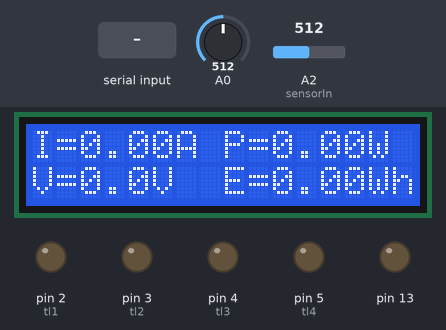
The sketch below on a simulated Arduino Uno, built with avr-gcc and run on an emulated ATmega328P. Shown: 16×2 character LCD, output pins drawn as LEDs (lit = HIGH). The inputs (shaded band) are chosen by the test bench; at power-on: A0 = 512, A2 (sensorIn) = 512. What the sketch prints to the serial monitor is not drawn.

Above: at 1.1 s.
1.7 s: "1\n" received over Serial
At 3.9 s:
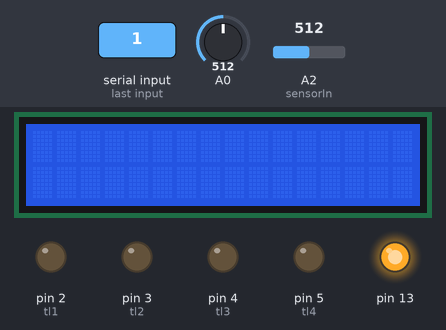
6.9 s: byte 50 ('2') received over Serial
At 8.5 s:
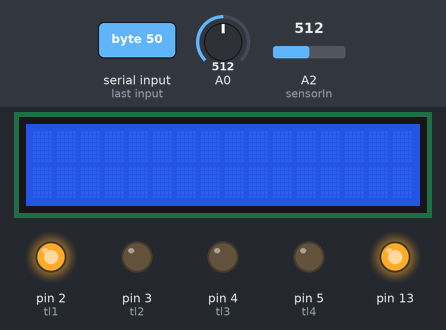
12.1 s: byte 48 ('0') received over Serial
At 13.1 s:
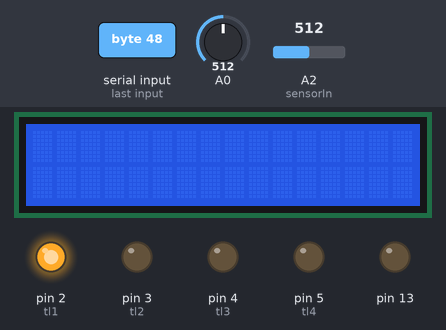
16.9 s: byte 52 ('4') received over Serial
At 17.7 s:
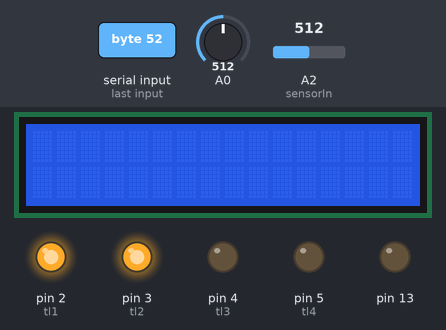
21.5 s: byte 51 ('3') received over Serial
At 22.3 s:
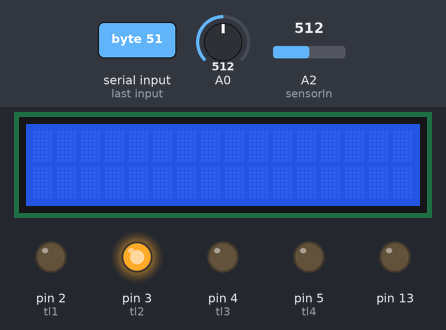
26.1 s: byte 54 ('6') received over Serial
At 26.4 s:
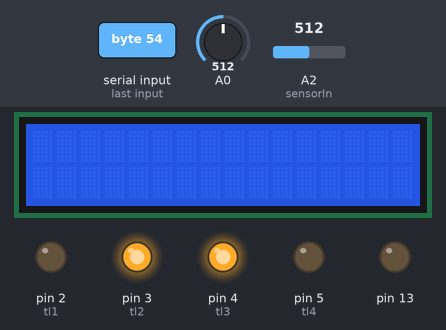
Timing chart, 0 to 29.1 s (numbered marks = the images above; inputs shaded):
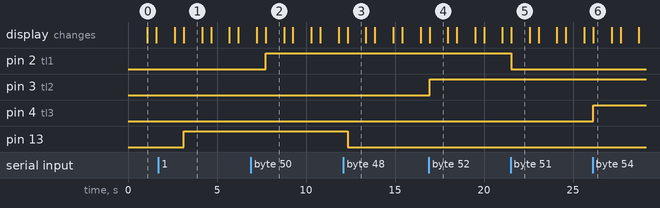

The sketch:

LKP2.ino
```cpp
//LCD config
#include <Wire.h>
#include <LCD.h>
#include "RTClib.h"
#include <LiquidCrystal_I2C.h>
LiquidCrystal_I2C  lcd(0x20,2,1,0,4,5,6,7);   //sometimes the adress is not 0x3f. Change to 0x27 if it dosn't work.
////////////////////////////////////////////////////////////////////////////////////////////////////////

char data = 0;
int tl1 = 2;
int tl2 = 3;
int tl3 = 4;
int tl4 = 5;

void setup(){
   Serial.begin(9600);
   lcd.begin (16,2); // for 16 x 2 LCD module
  lcd.setBacklightPin(3,POSITIVE);
  lcd.setBacklight(HIGH);
  pinMode (tl1, OUTPUT);
  pinMode (tl2, OUTPUT);
  pinMode (tl3, OUTPUT);
  pinMode (tl4, OUTPUT);
  pinMode (13, OUTPUT);
  pinMode(A0,INPUT);
   }

//Ampere Meter
const int sensorIn = 2; //Connect current sensor with A2 of Arduino
int mVperAmp = 66; // use 100 for 20A Module and 66 for 30A Module
double Voltage = 0; //voltage measuring
double VRMS = 0;
double AmpsRMS = 0;

//Volt meter
int analogInput = 0;
float vout = 0;
float vin = 0;
int vol = 0;


// daya
float daya= 0;

//watt hours
unsigned long msec = 0;
float time = 0.0;
int sample = 0;
float totalCharge = 0.0;
float averageAmps = 0.0;
float ampSeconds = 0.0;
float ampHours = 0.0;
float wattHours = 0.0;

//Amper Meter
void amper(){

Voltage = getVPP();
 VRMS = (Voltage/2.0) *0.707;
 AmpsRMS = (VRMS * 1000)/mVperAmp;
 Serial.print(AmpsRMS);
 //Serial.println(" Amps RMS");
//Prints on the serial port
 lcd.setCursor(0,0);
 lcd.print("I=");
 lcd.print(AmpsRMS);
 lcd.print("A"); //unit for the current to be measured
}
float getVPP()
{
  float result;
  int readValue;             //value read from the sensor
  int maxValue = 0;          // store max value here
  int minValue = 1024;          // store min value here

   uint32_t start_time = millis();
   while((millis()-start_time) < 1000) //sample for 1 Sec
   {
       readValue = analogRead(sensorIn);
       // see if you have a new maxValue
       if (readValue > maxValue)
       {
           /*record the maximum sensor value*/
           maxValue = readValue;
       }
       if (readValue < minValue)
       {
           /*record the maximum sensor value*/
           minValue = readValue;
       }
   }
   // Subtract min from max
   result = ((maxValue - minValue) * 5.0)/1024.0;
   return result;
 }

void volt(){
  //Volt Meter
 vol = analogRead(A0);
   vout =((311/1023)*vol); //Perhitungan
   vin=(vout/sqrt(2));
lcd.setCursor(0, 1);
lcd.print("V=");
lcd.print(vin,1);
lcd.print("V");
//Serial.print("volt");
//Serial.print(vin,1);
//Serial.print("V");
}

void dayaDisp(){
   daya=(vin*AmpsRMS);
 lcd.setCursor(8,0);
 lcd.print("P=");
 lcd.print(daya);
 lcd.print("W");
};

void wattH(){
 float watts = AmpsRMS * vin;
sample = sample + 1;
msec = millis();
time = (float) msec / 1000.0;
totalCharge = totalCharge + AmpsRMS;
averageAmps = totalCharge / sample;
ampSeconds = averageAmps*time;
ampHours = ampSeconds/3600;
wattHours = vin * ampHours;
//Serial.print("E");
//Serial.print(wattHours);
//Serial.print("Wh");
//Serial.print("\n");
 lcd.setCursor(8,1);
 lcd.print("E=");
 lcd.print(wattHours);
 lcd.print("Wh");
 //Serial.print("\n");
}
void setTL(){
   if(Serial.available() > 0)      // Send data only when you receive data:
   {
      data = Serial.read();        //Read the incoming data & store into data
      Serial.print(data);          //Print Value inside data in Serial monitor
      Serial.print("\n");
    //Indikator L. 1 and 0
      if(data == '1')
         digitalWrite(13, HIGH);
      else if(data == '0')
         digitalWrite(13, LOW);
    //Tl1. 2 and 3
      else if(data == '2')
      {
        //lcd.setCursor(0,0);
        digitalWrite(tl1, HIGH);
        //Serial.print("Lampu Mati");
        //lcd.write("Lampu Mati");
      }
      else if(data == '3')
      {
        //lcd.setCursor(0,0);
        digitalWrite(tl1, LOW);
        //lcd.print("Lampu Hidup");
      }
   //Tl2. 4 and 5
      else if(data == '4')
      {
        digitalWrite(tl2, HIGH);
      }
      else if(data == '5')
      {
        digitalWrite(tl2, LOW);
      }
    //Tl3. 6 and 7
      else if(data == '6')
      {
        digitalWrite(tl3, HIGH);
      }
      else if(data == '7')
      {
        digitalWrite(tl3, LOW);
      }
    //Tl4. 8 and 9
      else if(data == '8')
      {
        digitalWrite(tl4, HIGH);
      }
      else if(data == '9')
      {
        digitalWrite(tl4, LOW);
      }
  }
}

void loop() {
  setTL();
  amper();
  volt();
  dayaDisp();
  wattH();

 delay(500);//delay of 0.5 sec
 lcd.clear();

}
```

Measured:
- after the input at 1.7 s, pin 13: LOW → HIGH after 1.4 s
- after the input at 6.9 s, pin 2 (tl1): LOW → HIGH after 0.83 s
- after the input at 12.1 s, pin 13: HIGH → LOW after 0.24 s
- after the input at 16.9 s, pin 3 (tl2): LOW → HIGH at once
- after the input at 21.5 s, pin 2 (tl1): HIGH → LOW at once
- after the input at 26.1 s, pin 4 (tl3): LOW → HIGH at once
- what the display in image 0 shows lasts 0.5 s, from 1.1 s to 1.6 s
